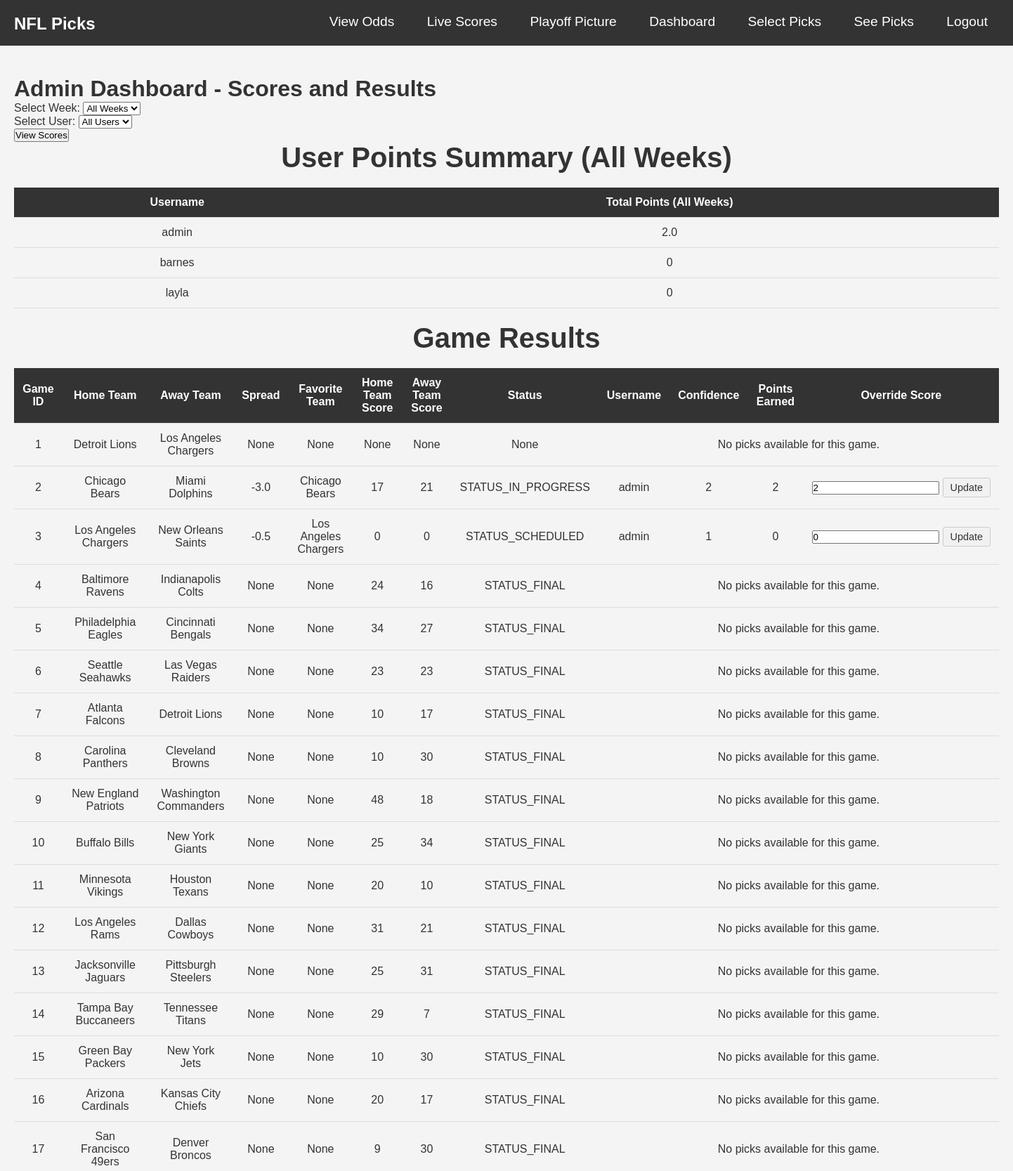
Screenshot of /admin/admin_scores (signed in, upper part) with the database file from the repository.
### Football_Project/models.py (models this page shows, shortened)
class User(db.Model, UserMixin):
    id = db.Column(db.Integer, primary_key=True)
    username = db.Column(db.String(150), nullable=False, unique=True)
    full_name = db.Column(db.String(150))
    email = db.Column(db.String(150), unique=True)
    phone = db.Column(db.String(20))
    favorite_team = db.Column(db.String(50))
    password = db.Column(db.String(200), nullable=False)
    is_admin = db.Column(db.Boolean, default=False)
    scores = db.relationship(
        'UserScore',
        backref='user',
        lazy=True,
        cascade='all, delete-orphan'
    )
    picks = db.relationship('Pick', backref='user', lazy=True, cascade='all, delete-orphan')
    scores = db.relationship('UserScore', backref='user', lazy=True, cascade='all, delete-orphan')

class Game(db.Model):
    id = db.Column(db.Integer, primary_key=True)
    game_id = db.Column(db.String(50), unique=True, nullable=False)
    home_team = db.Column(db.String(50), nullable=False)
    away_team = db.Column(db.String(50), nullable=False)
    spread = db.Column(db.Float, nullable=True)
    favorite_team = db.Column(db.String(50), nullable=True)
    commence_time_mt = db.Column(DateTime(timezone=True), nullable=True)  # store MT tz-aware
    home_team_score = db.Column(db.Integer, nullable=True)
    away_team_score = db.Column(db.Integer, nullable=True)
    saved_at = db.Column(db.DateTime, default=datetime.utcnow)
    status = db.Column(db.String(50), nullable=True)
    week = db.Column(db.Integer, nullable=False)
    picks = db.relationship('Pick', backref='game', lazy=True)

### Football_Project/admin/routes.py (the view)
@admin_bp.route('/admin_scores', methods=['GET'])
@login_required
def admin_scores():
    if not current_user.is_admin:
        flash("You do not have permission to access this page.", "danger")
        return redirect(url_for('index'))
    selected_week = request.args.get('week', 'all')
    try:
        if selected_week != 'all':
            selected_week = int(selected_week)
    except ValueError:
        flash("Invalid week selected.", "danger")
        return redirect(url_for('admin.admin_dashboard'))
    selected_user = request.args.get('user', 'all')
    try:
        if selected_user != 'all':
            selected_user = int(selected_user)
    except ValueError:
        flash("Invalid user selected.", "danger")
        return redirect(url_for('admin.admin_dashboard'))
    all_users = User.query.order_by(User.username).all()
    user_totals = {user.username: 0 for user in all_users}
    if selected_week == 'all':
        user_scores = db.session.query(UserScore.user_id, db.func.sum(UserScore.score).label('total_score')) \
                                .group_by(UserScore.user_id).all()
    else:
        user_scores = UserScore.query.filter_by(week=selected_week).all()
    for score in user_scores:
        if selected_week == 'all':
            user_totals[User.query.get(score.user_id).username] = score.total_score
        else:
            user_totals[User.query.get(score.user_id).username] = score.score
    if selected_week == 'all':
        games = Game.query.order_by(Game.week).all()
    else:
        games = Game.query.filter_by(week=selected_week).all()
    if selected_week == 'all' and selected_user == 'all':
        picks = Pick.query.all()
    elif selected_week == 'all':
        picks = Pick.query.filter_by(user_id=selected_user).all()
    elif selected_user == 'all':
        picks = Pick.query.filter_by(week=selected_week).all()
    else:
        picks = Pick.query.filter_by(week=selected_week, user_id=selected_user).all()
    game_picks = []
    for game in games:
        game_data = {
            'game_id': game.id,
            'home_team': game.home_team,
            'away_team': game.away_team,
            'spread': game.spread,
            'favorite_team': game.favorite_team,
            'home_team_score': game.home_team_score,
            'away_team_score': game.away_team_score,
            'status': game.status,
            'picks': []
        }
        for pick in picks:
            if pick.game_id == game.id:
                points_earned = pick.points_earned  # Assuming points are calculated and stored
                game_data['picks'].append({
                    'username': pick.user.username,
                    'confidence': pick.confidence,
                    'points_earned': points_earned,
                    'user_id': pick.user_id
                })
        game_picks.append(game_data)
    weeks = db.session.query(Game.week).distinct().order_by(Game.week).all()
    weeks = [week[0] for week in weeks]
    return render_template(
        'admin_scores.html',
        game_picks=game_picks,  # Pass the game_picks data for detailed display
        user_totals=user_totals,  # Pass user totals for summary
        selected_week=selected_week,
        weeks=weeks,
        selected_user=selected_user,
        users=all_users
    )

### Football_Project/admin/routes.py (called while the page is built)
@admin_bp.before_request
def before_request():
    if not current_user.is_authenticated:
        return redirect(url_for('auth.login'))  # Redirect to login if not authenticated
    if not current_user.is_admin:
        return redirect(url_for('main.index'))  # Redirect to home page if not an admin

### Football_Project/templates/admin_scores.html (shortened to what this page needs)
{% extends "base.html" %}
{% block content %}
<h1>Admin Dashboard - Scores and Results</h1>
<form action="{{ url_for('admin.admin_scores') }}" method="get">
    <div>
        <label for="week">Select Week:</label>
        <select name="week" id="week">
            <option value="all" {% if selected_week == 'all' %}selected{% endif %}>All Weeks</option>
        </select>
    </div>
    <div>
        <label for="user">Select User:</label>
        <select name="user" id="user">
            <option value="all" {% if selected_user == 'all' %}selected{% endif %}>All Users</option>
        </select>
    </div>
    <div class="mt-4">
        <button type="submit" class="bg-blue-500 hover:bg-blue-600 text-white font-bold py-2 px-4 rounded">
            View Scores
        </button>
    </div>
</form>
<h2 class="mt-6">User Points Summary {% if selected_week != 'all' %} for Week {{ selected_week }}{% else %} (All Weeks){% endif %}</h2>
<table class="min-w-full bg-white">
    <thead>
        <tr>
            <th class="px-4 py-2">Username</th>
            <th class="px-4 py-2">Total Points{% if selected_week != 'all' %} (Week {{ selected_week }}){% else %} (All Weeks){% endif %}</th>
        </tr>
    </thead>
    <tbody>
        {% for username, total_points in user_totals.items() %}
        <tr>
            <td class="border px-4 py-2">{{ username }}</td>
            <td class="border px-4 py-2">{{ total_points }}</td>
        </tr>
        {% endfor %}
    </tbody>
</table>
{% if game_picks %}
<h2 class="mt-6">Game Results{% if selected_week != 'all' %} for Week {{ selected_week }}{% endif %}</h2>
<table class="min-w-full bg-white">
    <thead>
        <tr>
            <th>Game ID</th>
            <th>Home Team</th>
            <th>Away Team</th>
            <th>Spread</th>
            <th>Favorite Team</th>
            <th>Home Team Score</th>
            <th>Away Team Score</th>
            <th>Status</th>
            <th>Username</th>
            <th>Confidence</th>
            <th>Points Earned</th>
            <th>Override Score</th>
        </tr>
    </thead>
    <tbody>
        {% for game in game_picks %}
            {% if game.picks|length > 0 %}
                {% for pick in game.picks %}
                    <tr>
                        {% if loop.first %}
                            <td rowspan="{{ game.picks|length }}">{{ game.game_id }}</td>
                            <td rowspan="{{ game.picks|length }}">{{ game.home_team }}</td>
                            <td rowspan="{{ game.picks|length }}">{{ game.away_team }}</td>
                            <td rowspan="{{ game.picks|length }}">{{ game.spread }}</td>
                            <td rowspan="{{ game.picks|length }}">{{ game.favorite_team }}</td>
                            <td rowspan="{{ game.picks|length }}">{{ game.home_team_score }}</td>
                            <td rowspan="{{ game.picks|length }}">{{ game.away_team_score }}</td>
                            <td rowspan="{{ game.picks|length }}">{{ game.status }}</td>
                        {% endif %}
                        <td>{{ pick.username }}</td>
                        <td>{{ pick.confidence }}</td>
                        <td>{{ pick.points_earned }}</td>
                        <td>
                            <form action="{{ url_for('admin.admin_override_score') }}" method="POST" style="display: flex; align-items: center;">
                                <input type="number" name="new_score" value="{{ pick.points_earned }}" step="1" min="0" class="p-1 border border-gray-300 rounded mr-2">
                                <button type="submit" class="small-plain-button">
                                    Update
                                </button>
                            </form>
                        </td>
                    </tr>
                {% endfor %}
            {% else %}
                <tr>
                    <td>{{ game.game_id }}</td>
                    <td>{{ game.home_team }}</td>
                    <td>{{ game.away_team }}</td>
                    <td>{{ game.spread }}</td>
                    <td>{{ game.favorite_team }}</td>
                    <td>{{ game.home_team_score }}</td>
                    <td>{{ game.away_team_score }}</td>
                    <td>{{ game.status }}</td>
                    <td colspan="4">No picks available for this game.</td>
                </tr>
            {% endif %}
        {% endfor %}
    </tbody>
</table>
{% endif %}
{% endblock %}

### Football_Project/static/css/styles.css (style rules this page uses)
* { margin: 0; padding: 0; box-sizing: border-box; }
body { font-family: 'Arial', sans-serif; background-color: #f4f4f4; color: #333; padding: 10px; }
h2 { font-size: 2.5rem; font-weight: bold; text-align: center; color: #333; margin-bottom: 20px; }
table { width: 100%; border-collapse: collapse; table-layout: auto; margin-bottom: 20px; overflow-x: auto; }
th, td { padding: 12px; text-align: center; border-bottom: 1px solid #ddd; word-wrap: break-word; }
th { background-color: #333; color: white; font-weight: bold; }
body { font-family: Arial, sans-serif; background-color: #f4f4f4; margin: 0; padding: 0; display: flex; justify-content: center; align-items: center; flex-direction: column; }
body { padding-top: 88px; }

### Football_Project/templates/admin_scores.html (style rules this page uses)
.small-plain-button { background-color: #f1f1f1; color: #333; padding: 5px 10px; font-size: 0.9rem; border: 1px solid #ccc; border-radius: 3px; cursor: pointer; margin-left: 5px; }

### rows the page displays
User: username "admin", total_points "2.0", game_id "2", home_team_score "17", away_team_score "21", confidence "2", points_earned "2", new_score "2", game_id "3", home_team_score "0", away_team_score "0", confidence "1", points_earned "0", new_score "0"
User: username "barnes", total_points "0"
User: username "layla", is_admin "0"
Game: game_id "1", home_team "Detroit Lions", away_team "Los Angeles Chargers", spread "None", favorite_team "None", home_team_score "None", away_team_score "None", status "None"
Game: home_team "Chicago Bears", away_team "Miami Dolphins", spread "-3.0", favorite_team "Chicago Bears", status "STATUS_IN_PROGRESS"
Game: home_team "Los Angeles Chargers", away_team "New Orleans Saints", spread "-0.5", favorite_team "Los Angeles Chargers", status "STATUS_SCHEDULED"
Game: game_id "4", home_team "Baltimore Ravens", away_team "Indianapolis Colts", spread "None", favorite_team "None", home_team_score "24", away_team_score "16", status "STATUS_FINAL"
Game: game_id "5", home_team "Philadelphia Eagles", away_team "Cincinnati Bengals", spread "None", favorite_team "None", home_team_score "34", away_team_score "27", status "STATUS_FINAL"
Game: game_id "6", home_team "Seattle Seahawks", away_team "Las Vegas Raiders", spread "None", favorite_team "None", home_team_score "23", away_team_score "23", status "STATUS_FINAL"
Game: game_id "7", home_team "Atlanta Falcons", away_team "Detroit Lions", spread "None", favorite_team "None", home_team_score "10", away_team_score "17", status "STATUS_FINAL"
Game: game_id "8", home_team "Carolina Panthers", away_team "Cleveland Browns", spread "None", favorite_team "None", home_team_score "10", away_team_score "30", status "STATUS_FINAL"
Game: game_id "9", home_team "New England Patriots", away_team "Washington Commanders", spread "None", favorite_team "None", home_team_score "48", away_team_score "18", status "STATUS_FINAL"
Game: game_id "10", home_team "Buffalo Bills", away_team "New York Giants", spread "None", favorite_team "None", home_team_score "25", away_team_score "34", status "STATUS_FINAL"
Game: game_id "11", home_team "Minnesota Vikings", away_team "Houston Texans", spread "None", favorite_team "None", home_team_score "20", away_team_score "10", status "STATUS_FINAL"
Game: game_id "12", home_team "Los Angeles Rams", away_team "Dallas Cowboys", spread "None", favorite_team "None", home_team_score "31", away_team_score "21", status "STATUS_FINAL"
Game: game_id "13", home_team "Jacksonville Jaguars", away_team "Pittsburgh Steelers", spread "None", favorite_team "None", home_team_score "25", away_team_score "31", status "STATUS_FINAL"
Game: game_id "14", home_team "Tampa Bay Buccaneers", away_team "Tennessee Titans", spread "None", favorite_team "None", home_team_score "29", away_team_score "7", status "STATUS_FINAL"
Game: game_id "15", home_team "Green Bay Packers", away_team "New York Jets", spread "None", favorite_team "None", home_team_score "10", away_team_score "30", status "STATUS_FINAL"
Game: game_id "16", home_team "Arizona Cardinals", away_team "Kansas City Chiefs", spread "None", favorite_team "None", home_team_score "20", away_team_score "17", status "STATUS_FINAL"
Game: game_id "17", home_team "San Francisco 49ers", away_team "Denver Broncos", spread "None", favorite_team "None", home_team_score "9", away_team_score "30", status "STATUS_FINAL"
